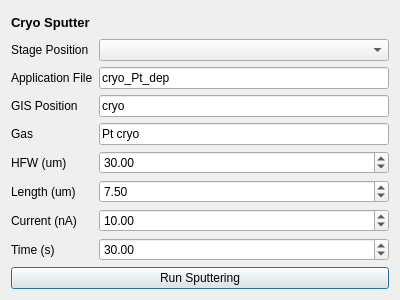
<?xml version="1.0" encoding="UTF-8"?>
<ui version="4.0">
 <class>Dialog</class>
 <widget class="QDialog" name="Dialog">
  <property name="geometry">
   <rect>
    <x>0</x>
    <y>0</y>
    <width>400</width>
    <height>300</height>
   </rect>
  </property>
  <property name="windowTitle">
   <string>Dialog</string>
  </property>
  <layout class="QGridLayout" name="gridLayout">
   <item row="0" column="0" colspan="2">
    <widget class="QLabel" name="label_title">
     <property name="font">
      <font>
       <pointsize>10</pointsize>
       <weight>75</weight>
       <bold>true</bold>
      </font>
     </property>
     <property name="text">
      <string>Cryo Sputter</string>
     </property>
    </widget>
   </item>
   <item row="1" column="0">
    <widget class="QLabel" name="label_sputter_stage_position">
     <property name="text">
      <string>Stage Position</string>
     </property>
    </widget>
   </item>
   <item row="1" column="1">
    <widget class="QComboBox" name="comboBox_sputter_stage_position"/>
   </item>
   <item row="2" column="0">
    <widget class="QLabel" name="label_sputter_application_file">
     <property name="text">
      <string>Application File</string>
     </property>
    </widget>
   </item>
   <item row="2" column="1">
    <widget class="QLineEdit" name="lineEdit_sputter_application_file">
     <property name="text">
      <string>cryo_Pt_dep</string>
     </property>
    </widget>
   </item>
   <item row="3" column="0">
    <widget class="QLabel" name="label_sputter_gis_position">
     <property name="text">
      <string>GIS Position</string>
     </property>
    </widget>
   </item>
   <item row="3" column="1">
    <widget class="QLineEdit" name="lineEdit_sputter_gis_position">
     <property name="text">
      <string>cryo</string>
     </property>
    </widget>
   </item>
   <item row="4" column="0">
    <widget class="QLabel" name="label_sputter_gas">
     <property name="text">
      <string>Gas</string>
     </property>
    </widget>
   </item>
   <item row="4" column="1">
    <widget class="QLineEdit" name="lineEdit_sputter_gas">
     <property name="text">
      <string>Pt cryo</string>
     </property>
    </widget>
   </item>
   <item row="5" column="0">
    <widget class="QLabel" name="label_sputter_hfw">
     <property name="text">
      <string>HFW (um)</string>
     </property>
    </widget>
   </item>
   <item row="5" column="1">
    <widget class="QDoubleSpinBox" name="doubleSpinBox_sputter_hfw">
     <property name="maximum">
      <double>1000.000000000000000</double>
     </property>
     <property name="value">
      <double>30.000000000000000</double>
     </property>
    </widget>
   </item>
   <item row="6" column="0">
    <widget class="QLabel" name="label_sputter_length">
     <property name="text">
      <string>Length (um)</string>
     </property>
    </widget>
   </item>
   <item row="6" column="1">
    <widget class="QDoubleSpinBox" name="doubleSpinBox_sputter_length">
     <property name="maximum">
      <double>1000.000000000000000</double>
     </property>
     <property name="value">
      <double>7.500000000000000</double>
     </property>
    </widget>
   </item>
   <item row="7" column="0">
    <widget class="QLabel" name="label">
     <property name="text">
      <string>Current (nA)</string>
     </property>
    </widget>
   </item>
   <item row="7" column="1">
    <widget class="QDoubleSpinBox" name="doubleSpinBox_sputter_beam_current">
     <property name="maximum">
      <double>1000.000000000000000</double>
     </property>
     <property name="value">
      <double>10.000000000000000</double>
     </property>
    </widget>
   </item>
   <item row="8" column="0">
    <widget class="QLabel" name="label_sputter_time">
     <property name="text">
      <string>Time (s)</string>
     </property>
    </widget>
   </item>
   <item row="8" column="1">
    <widget class="QDoubleSpinBox" name="doubleSpinBox_sputter_time">
     <property name="maximum">
      <double>1000.000000000000000</double>
     </property>
     <property name="value">
      <double>30.000000000000000</double>
     </property>
    </widget>
   </item>
   <item row="9" column="0" colspan="2">
    <widget class="QPushButton" name="pushButton_run_sputter">
     <property name="text">
      <string>Run Sputtering</string>
     </property>
    </widget>
   </item>
  </layout>
 </widget>
 <resources/>
 <connections/>
</ui>
